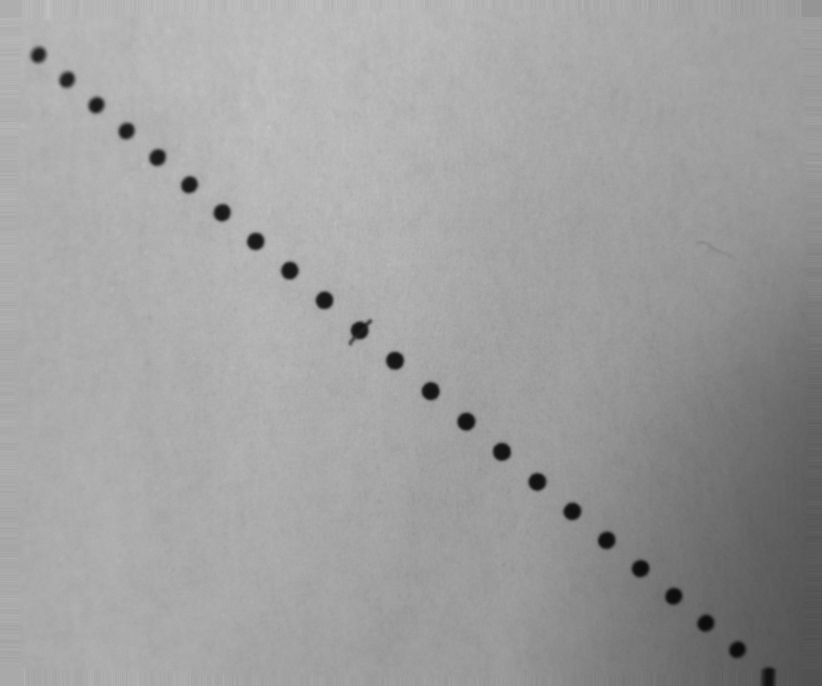
#> input picture outputs/decorrected_image.png, 2464 x 2056 px, given in place of corrected_image.png, which was not available (shown at 1/3 size)
$ jupyter execute --allow-errors distoriton_measurements.ipynb   (text cells are left out)
#> lines starting #> are read from the running program, lines starting #| are printed output that depends on the picture; after the words box and inside, x2 and y2 are one past the last pixel; in counts of white or black regions, pixels touching at a corner belong together; pictures that were not available may be replaced by others from this repository, and a replacement may not be noted
[cell 1]
calibration_path = r"measurments/dot.jpg"
distortion_measurment_path = r"measurments/dot1.jpg"    # image patht thi the line of dots
outputs_path = r"outputs"                               # Output folder
poly_coef = 5                                           # Number of polynomial coefficients
image_fov_y = 2056   # Complete FoV in px
image_fov_x = 2464   # Complete FoV in px


INVERT = True   # True if black dots on white bcg

PREFERRED_METHOD = False
preferred_method_dots = 10  # N points at which to compute the distotions

[cell 2]
import numpy as np
import discorpy.util.utility as utils
import discorpy.losa.loadersaver as losa
import discorpy.prep.preprocessing as prep
import discorpy.proc.processing as proc
import discorpy.post.postprocessing as post

#> (the rest of this cell did not finish here and is left out)

#> (a cell that did not finish here is left out)

[cell 4]
if not PREFERRED_METHOD:
    import cv2
    import numpy as np
    import matplotlib.pyplot as plt

    marker_halfsize = 20
    # Load image (grayscale or binary)
    img = cv2.imread(outputs_path + "/corrected_image.png", cv2.IMREAD_GRAYSCALE)
#> img is the input picture: shape (2056, 2464); min 11, max 201, mean 159.1
    # Threshold the image (you can tweak threshold value or use adaptive/otsu)
    _, binary = cv2.threshold(img, 70, 255, cv2.THRESH_BINARY)
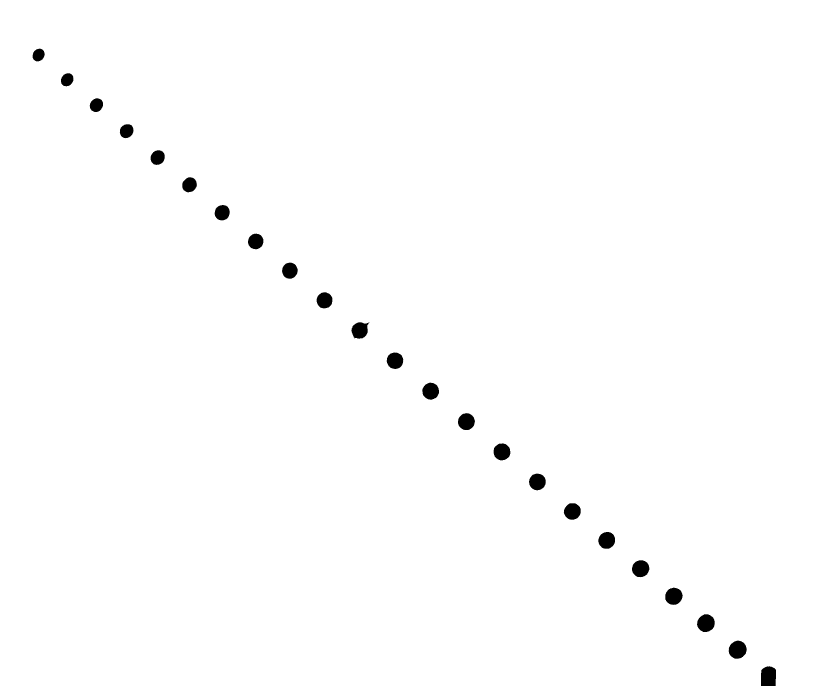
#> binary: shape (2056, 2464) (shown at 1/3 size); 99.2% white; 23 black regions, largest, box (x1, y1, x2, y2) and area: (2283, 1999, 2328, 2056) 2366, (2186, 1922, 2240, 1976) 2255, (2091, 1843, 2144, 1896) 2182

    # Invert if needed (dots should be white on black background)
    if INVERT:
        binary = cv2.bitwise_not(binary)
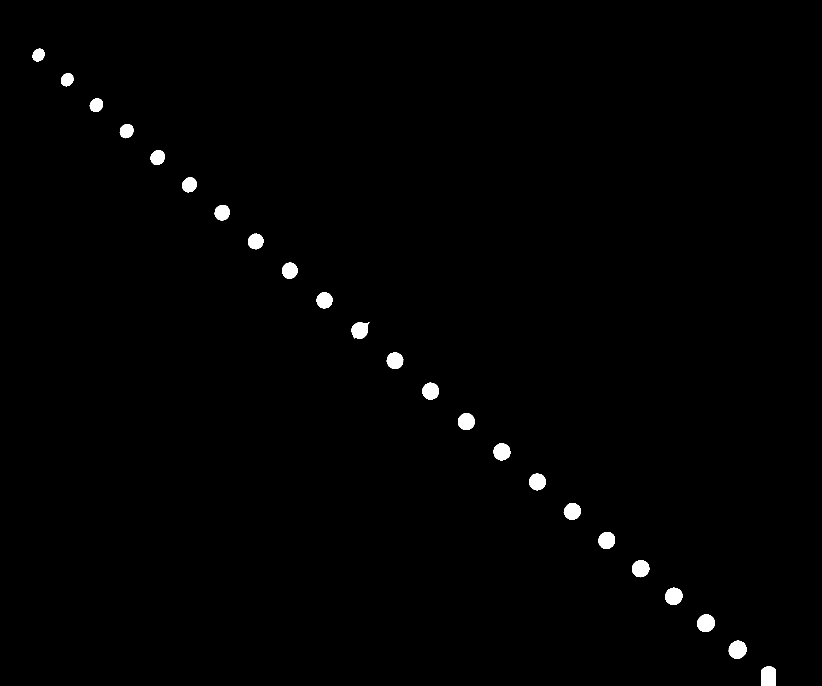
#> binary: shape (2056, 2464) (shown at 1/3 size); 0.82% white; 23 white regions
    contours, _ = cv2.findContours(binary, cv2.RETR_EXTERNAL, cv2.CHAIN_APPROX_SIMPLE)
#> contours = 23 contours; largest, box (x1, y1, x2, y2) and area: (2283, 1999, 2328, 2056) 2276, (2186, 1922, 2240, 1976) 2178, (2091, 1843, 2144, 1896) 2106, (1996, 1763, 2048, 1815) 2006, (1896, 1681, 1948, 1732) 1987

    centroids_c = []
    # Loop through each detected contour (dot)
    for cnt in contours:
        M = cv2.moments(cnt)
        if M["m00"] != 0:
            cx = M["m10"] / M["m00"]
            cy = M["m01"] / M["m00"]
            centroids_c.append((cx, cy))
#> this loop made 23 passes
#> (cx, cy) on passes 1 to 12: (2305.1, 2028.7), (2212.5, 1948.8), (2117.5, 1869.2), (2020.9, 1788.4), (1921.4, 1705.6), (1819.9, 1620.6), (1716.8, 1533.9), (1611.7, 1445.2), (1505.3, 1355.1), (1398.7, 1264.6), (1291.6, 1173.1), (1184.6, 1081.6)
#> after the loop, centroids_c = 23 items, first 6: (2305.1, 2028.7), (2212.5, 1948.8), (2117.5, 1869.2), (2020.9, 1788.4), (1921.4, 1705.6), (1819.9, 1620.6)
    centroids_c = np.array(centroids_c)
#> centroids_c = 23 rows, first 8: [2305.1, 2028.7], [2212.5, 1948.8], [2117.5, 1869.2], [2020.9, 1788.4], [1921.4, 1705.6], [1819.9, 1620.6], [1716.8, 1533.9], [1611.7, 1445.2]

    font = cv2.FONT_HERSHEY_SIMPLEX
    output = cv2.cvtColor(img, cv2.COLOR_GRAY2BGR)
    i = 0
    for (x, y) in centroids_c:
        cv2.rectangle(output,(int(x-marker_halfsize),int(y-marker_halfsize)),(int(x+marker_halfsize),int(y+marker_halfsize)),(0,255,0),3)
        cv2.putText(output,str(i),(int(x),int(y)), font, 2,(0,255,0),4,cv2.LINE_AA)
        i+=1
#> this loop made 23 passes
#> after the loop, i = 23
    cv2.imwrite(outputs_path+'/annoted_corrected_image.png', output)
    # [7 lines of commented-out code are left out]
    img = cv2.imread(distortion_measurment_path, cv2.IMREAD_GRAYSCALE)
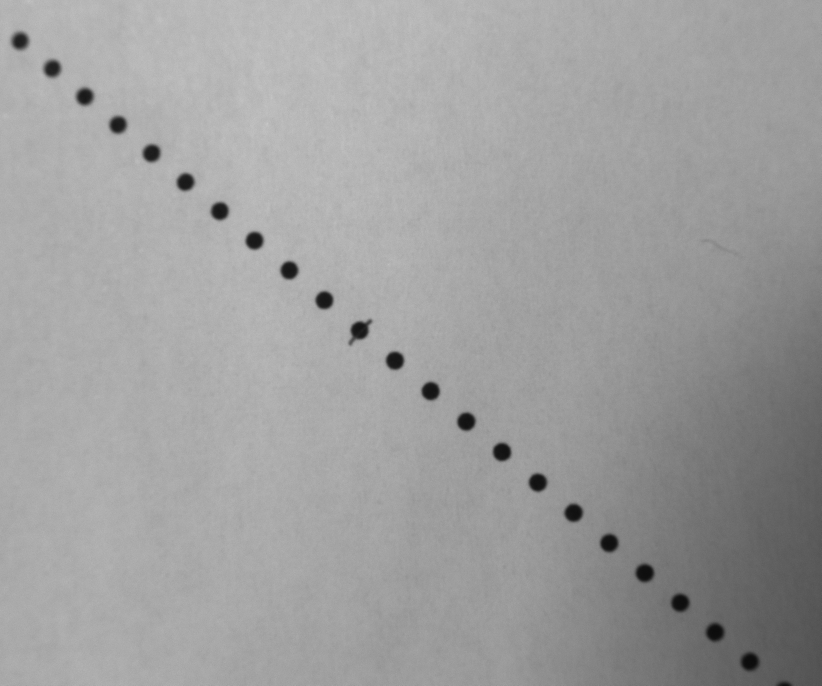
#> input picture measurments/dot1.jpg, 2464 x 2056 px (shown at 1/3 size)
#> img is the input picture: shape (2056, 2464); min 10, max 207, mean 159.4
    # Threshold the image (you can tweak threshold value or use adaptive/otsu)
    _, binary = cv2.threshold(img, 70, 255, cv2.THRESH_BINARY)
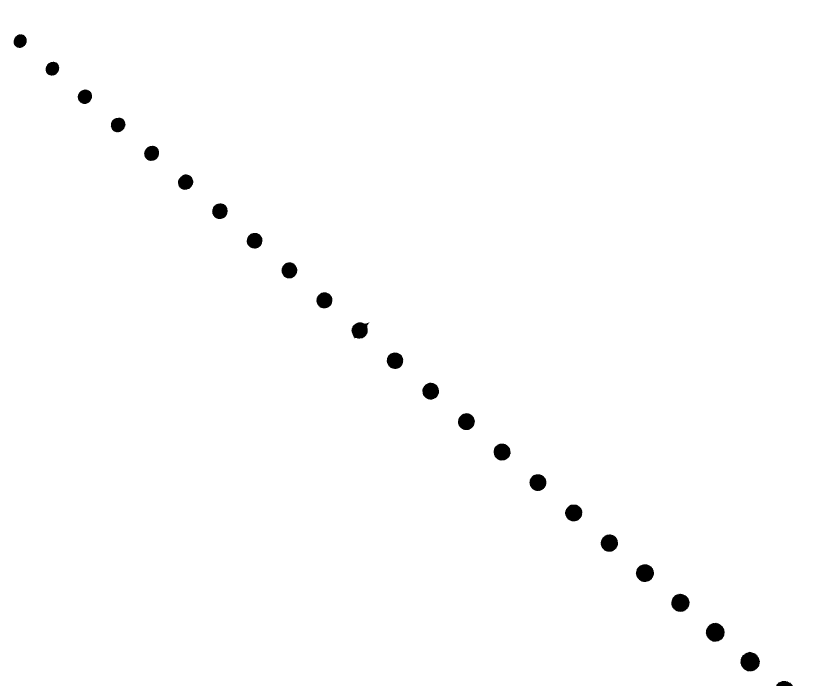
#> binary: shape (2056, 2464) (shown at 1/3 size); 99.2% white; 24 black regions (1 under 20 px), largest, box (x1, y1, x2, y2) and area: (2221, 1955, 2280, 2015) 2608, (2117, 1868, 2174, 1925) 2469, (2014, 1781, 2069, 1836) 2311
    # Invert if needed (dots should be white on black background)
    if INVERT:
        binary = cv2.bitwise_not(binary)
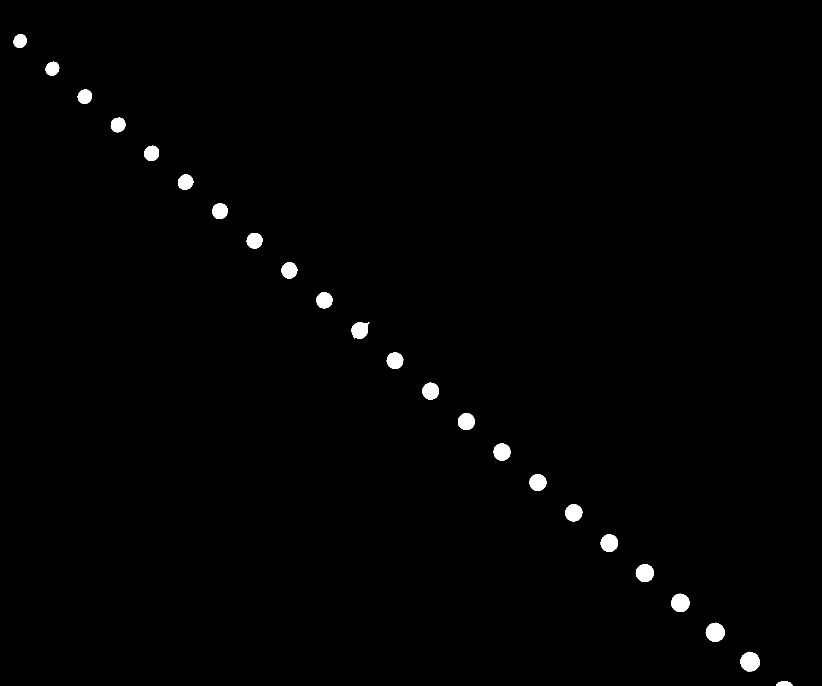
#> binary: shape (2056, 2464) (shown at 1/3 size); 0.83% white; 24 white regions (1 under 20 px)
    contours, _ = cv2.findContours(binary, cv2.RETR_EXTERNAL, cv2.CHAIN_APPROX_SIMPLE)
#> contours = 24 contours, 1 with area under 20; largest, box (x1, y1, x2, y2) and area: (2221, 1955, 2280, 2015) 2520, (2117, 1868, 2174, 1925) 2384, (2014, 1781, 2069, 1836) 2229, (1907, 1693, 1962, 1746) 2161, (1802, 1603, 1854, 1655) 2032

    centroids_r = []
    # Loop through each detected contour (dot)
    for cnt in contours:
        M = cv2.moments(cnt)
        if M["m00"] != 0:
            cx = M["m10"] / M["m00"]
            cy = M["m01"] / M["m00"]
            centroids_r.append((cx, cy))
#> this loop made 24 passes
#> (cx, cy) on passes 2 to 13: (2352.4, 2050.1), (2249.8, 1985), (2145.3, 1896.5), (2040.7, 1808.1), (1934.4, 1718.9), (1827.7, 1628.8), (1720.8, 1538.3), (1613.3, 1447.2), (1505.7, 1355.6), (1398.7, 1264.6), (1291.6, 1173.1), (1184.6, 1081.6)
#> cnt on pass 1: [[2340, 2044]]
#> after the loop, centroids_r = 23 items, first 6: (2352.4, 2050.1), (2249.8, 1985), (2145.3, 1896.5), (2040.7, 1808.1), (1934.4, 1718.9), (1827.7, 1628.8)
    centroids_r = np.array(centroids_r)
#> centroids_r = 23 rows, first 8: [2352.4, 2050.1], [2249.8, 1985], [2145.3, 1896.5], [2040.7, 1808.1], [1934.4, 1718.9], [1827.7, 1628.8], [1720.8, 1538.3], [1613.3, 1447.2]

    font = cv2.FONT_HERSHEY_SIMPLEX
#> font = 0
    output = cv2.cvtColor(img, cv2.COLOR_GRAY2BGR)
    i = 0
    for (x, y) in centroids_r:
        cv2.rectangle(output,(int(x-marker_halfsize),int(y-marker_halfsize)),(int(x+marker_halfsize),int(y+marker_halfsize)),(0,255,0),3)
        cv2.putText(output,str(i),(int(x),int(y)), font, 2,(0,255,0),4,cv2.LINE_AA)
        i+=1
#> this loop made 23 passes
#> after the loop, i = 23
    cv2.imwrite(outputs_path+'/annoted_raw_image.png', output)
    # [5 lines of commented-out code are left out]

[cell 5]
if not PREFERRED_METHOD:
    print(centroids_r.shape)
#| (23, 2)
    centroids_r = np.delete(centroids_r,0,axis =0)
#> centroids_r = 22 rows, first 8: [2249.8, 1985], [2145.3, 1896.5], [2040.7, 1808.1], [1934.4, 1718.9], [1827.7, 1628.8], [1720.8, 1538.3], [1613.3, 1447.2], [1505.7, 1355.6]
    print(centroids_r.shape)
#| (22, 2)
